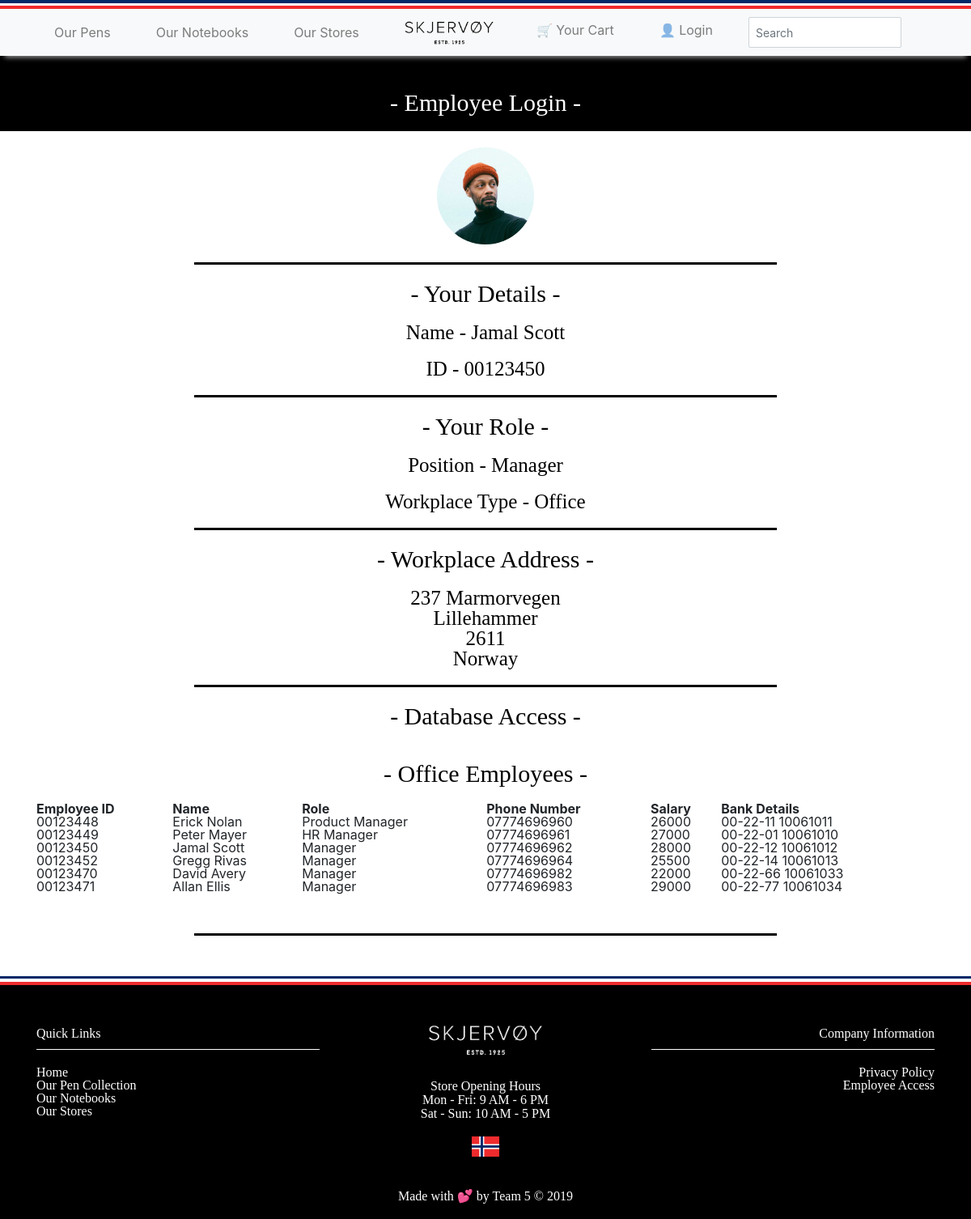
Page /manager-page.php (signed in) on the committed database.
### tables this page shows
CREATE TABLE `Employees` (
  `Employee ID`  char(8) NOT NULL, 
  Name           varchar(255) NOT NULL, 
  Email          char(64) NOT NULL, 
  Password       char(64) NOT NULL, 
  Phone          char(14) NOT NULL, 
  Salary         real NOT NULL, 
  Role           varchar(255) NOT NULL, 
  `Bank Details` varchar(255) NOT NULL, 
  Picture        varchar(255), 
  Building       char(8) NOT NULL, 
  PRIMARY KEY (`Employee ID`)
  );

CREATE TABLE `Buildings` (
  `Building ID`  char(8) NOT NULL, 
  Type           varchar(16) NOT NULL, 
  `Phone Number` char(14), 
  Manager        char(8) NOT NULL, 
  Address        char(16) NOT NULL, 
  Revenue        real, 
  PRIMARY KEY (`Building ID`));

CREATE TABLE Addresses (
  `Address ID`             char(16) NOT NULL, 
  `First Line of Address`  char(255) NOT NULL, 
  `Second Line of Address` char(255), 
  Postcode                 char(9) NOT NULL, 
  City                     varchar(255) NOT NULL, 
  Country                  varchar(255) NOT NULL, 
  PRIMARY KEY (`Address ID`)
  );

### web/manager-page.php (the view, shortened to what this page needs)
<!DOCTYPE html>
<html>
<head>
  <link rel="stylesheet" href="https://stackpath.bootstrapcdn.com/bootstrap/4.3.1/css/bootstrap.min.css">
  <link rel="stylesheet" type="text/css" href="style.css">
  <link rel="stylesheet" href="https://cdnjs.cloudflare.com/ajax/libs/font-awesome/4.7.0/css/font-awesome.min.css">
</head>
<body>
  <div class="rainbow_group">
    <div class="whitebar"></div>
    <div class="redbar"></div>
  </div>
  <nav class="navbar fixed-top navbar-expand-lg navbar-light bg-light">
    <div class="collapse navbar-collapse" id="navbarNav">
      <ul class="col-xs-4 navbar-nav mx-auto justify-content-center">
        <li class="nav-item"><a href="our-pens.php" class="nav-link">Our Pens</a></li>
        <li class="nav-item"><a href="our-notebooks.php" class="nav-link">Our Notebooks</a></li>
        <li class="nav-item"><a href="our-locations.php" class="nav-link">Our Stores</a></li>
      </ul>
    </div>
    <img class="col-xs-4 justify-content-center" src="resources/black_logo.png" alt="logo" height="10%" width="10%" data-toggle="null" data-target="null" onclick="window.location.href = 'index.php';">
    <div class="collapse navbar-collapse" id="navbarNav">
      <ul class="col-xs-4 navbar-nav mx-auto justify-content-center">
        <li class="nav-item"><a href="shopping-cart.php" class="nav-link">&#128722; Your Cart </a></li>
        <li class="nav-item"><a href="login.php" class="nav-link">&#x1F464; Login </a></li>
        <li>
          <form action="search.php" method="GET" class="form-inline">
            <input class="form-control form-control-sm ml-3 w-75" name="query" type="text" placeholder="Search" aria-label="Search">
          </form>
        </li>
      </ul>
    </div>
  </nav>
  <div class="black_box_desc_employee">
    <p class="center_box_heading_employee">
      <font face="javanese-text" ->- Employee Login -</font>
    </p>
  </div>
  <?php
  if (isset($_SESSION['varname2'])) {
    $id = $_SESSION['varname'];
    $role = $_SESSION['varname2'];
      ?> <script type="text/javascript">
      </script> <?php
                } else {
                  ?> <script type="text/javascript">
      window.location.href = "error.php";
    </script> <?php
              }
              $data = mysql_query("SELECT * FROM Employees WHERE `Employee ID` = \"$id\"") or die(mysql_error('No Records Found'));
              while ($info = mysql_fetch_array($data)) {
                $name = $info['Name'];
                $role = $info['Role'];
                $id = $info['Employee ID'];
                $building = $info['Building'];
                $picture = $info['Picture'];
              }
              $bldg = mysql_query("SELECT * FROM Buildings WHERE `Building Id` = \"$building\"") or die(mysql_error('No Records Found'));
              while ($info2 = mysql_fetch_array($bldg)) {
                $addressid = $info2['Address'];
                $type = $info2['Type'];
              }
              $address = mysql_query("SELECT * FROM Addresses WHERE `Address Id` = \"$addressid\"") or die(mysql_error('No Records Found'));
              while ($info3 = mysql_fetch_array($address)) {
                $firstline = $info3['First Line of Address'];
                $secondline = $info3['Second Line of Address'];
                $postcode = $info3['Postcode'];
                $city = $info3['City'];
                $country = $info3['Country'];
              }
              ?>
  <div class="avatar-box">
    <img class="avatar" src="<?php echo $picture ?>" alt="Avatar">
  </div>
  <div class="black_box_desc_div">
  </div>
  <div class="box_desc_employee">
    <p class="center_box_desc_employee">
      <font face="javanese-text" ->- Your Details -</font>
    </p>
    <p class="center_box_text_employee">Name - <?php echo $name; ?></p>
    <p class="center_box_text_employee">ID - <?php echo $id; ?> </p>
  </div>
  <div class="black_box_desc_div">
  </div>
  <div class="box_desc_employee">
    <p class="center_box_desc_employee">
      <font face="javanese-text" ->- Your Role -</font>
    </p>
    <p class="center_box_text_employee">Position - <?php echo $role; ?> </p>
    <p class="center_box_text_employee">Workplace Type - <?php echo $type; ?></p>
    <div class="black_box_desc_div">
    </div>
    <div class="box_desc_employee">
      <p class="center_box_desc_employee">
        <font face="javanese-text" ->- Workplace Address -</font>
      </p>
      <p class="center_box_text_employee">
        <?php echo $firstline; ?>
        <?php
        if ($secondline == "") { } else { ?> <br> <?php
                                                  echo $secondline;
                                                } ?><br>
        <?php echo $city; ?><br>
        <?php echo $postcode; ?><br>
        <?php echo $country; ?><br>
      </p>
    </div>
    <div class="black_box_desc_div">
    </div>
    <div class="box_desc_employee">
      <p class="center_box_desc_employee">
        <font face="javanese-text" ->- Database Access -</font>
      </p>
        <p class="center_box_desc_employee">
          <font face="javanese-text" ->- <?php echo $type ?> Employees -</font>
        </p>
        <div class="flex container">
        <table style="width:100%">
          <tr>
            <th>Employee ID</th>
            <th>Name</th>
            <th>Role</th>
            <th>Phone Number</th>
            <th>Salary</th>
            <th>Bank Details</th>
          </tr>
          <?php
          $empdata = mysql_query("SELECT * FROM Employees WHERE `Building` = \"$building\"") or die(mysql_error('No Records Found'));
          while ($emp = mysql_fetch_array($empdata)) {
            $empid = $emp['Employee ID'];
            $empname = $emp['Name'];
            $emprole = $emp['Role'];
            $empphone = $emp['Phone'];
            $empsalary = $emp['Salary'];
            $empbankdetails = $emp['Bank Details'];
            ?>
            <tr>
              <td><?php echo $empid; ?></td>
              <td><?php echo $empname; ?></td>
              <td><?php echo $emprole; ?></td>
              <td><?php echo $empphone; ?></td>
              <td><?php echo $empsalary; ?></td>
              <td><?php echo $empbankdetails; ?></td>
            </tr>
          <?php } ?>
        </table>
        </div>
    </div>
    <div class="black_box_desc_div" style ="margin-bottom:50px;margin-top:50px;">
    </div>
    <div class="bluebar"></div>
    <div class="whitebar"></div>
    <div class="redbar"></div>
  <footer id="footer" class="footer-1">
    <div class="main-footer widgets-dark typo-light">
      <div class="container">
        <div class="row justify-content-center">
          <div class="col text-left">
            <div class="widget">
              <h5 class="widget-title">
                <font face="javanese-text">Quick Links</font><span></span>
              </h5>
              <ul class="thumbnail-widget">
                <li>
                  <div class="thumb-content"><a href="index.php">Home</a></div>
                </li>
                <li>
                  <div class="thumb-content"><a href="our-pens.php">Our Pen Collection</a></div>
                </li>
                <li>
                  <div class="thumb-content"><a href="our-notebooks.php">Our Notebooks</a></div>
                </li>
                <li>
                  <div class="thumb-content"><a href="our-locations.php">Our Stores</a></div>
                </li>
              </ul>
            </div>
          </div>
          <div class="col text-center">
            <p><img class="logo" src="resources/Skjervoy@3x.png" alt="Skjervoy logo white" height="50%" width="50%"><br>
              <font face="kollektif">Store Opening Hours<br>
                Mon - Fri: 9 AM - 6 PM<br>
                Sat - Sun: 10 AM - 5 PM<br>
              </font>
            </p>
            <img class="flag" src="resources/flag.png" alt="norsk flag" height=auto width=auto>
            <p>
              <font face="kollektif">Made with &#128149 by Team 5 &copy <?php echo date("Y"); ?></font>
            </p>
          </div>
          <div class="col text-right">
            <div class="widget">
              <h5 class="widget-title">
                <font face="javanese-text">Company Information</font><span></span>
              </h5>
              <ul class="thumbnail-widget">
                <li>
                  <div class="thumb-content"><a href="error.php">Privacy Policy</a></div>
                </li>
                <li>
                  <div class="thumb-content"><a href="employee-access.php">Employee Access</a></div>
                </li>
              </ul>
            </div>
          </div>
        </div>
      </div>
    </div>
  </footer>
</body>
</html>

### web/style.css (style rules this page uses)
.bluebar { padding-top: 0.3%; margin: 0px; background-color: #002868; }
.redbar { padding-top: 0.3%; margin: 0px; background-color: #ef2b2d; }
.whitebar { padding-top: 0.3%; margin: 0px; background-color: #ffffff; }
.rainbow_group { position: -webkit-sticky; position: sticky; top: 0; z-index: 5; }
.box_desc_employee { margin: 0px; }
.center_box_desc_employee { text-align: center; font-size: 30px; color: black; padding-top: 20px; padding-bottom: 20px; }
.center_box_text_employee { text-align: center; font-size: 25px; color: black; padding-bottom: 20px; font-family: 'Kollektif'; }
.avatar { border-radius: 50%; height: 10%; width: 10%; }
.avatar-box { padding-top: 20px; padding-bottom: 20px; text-align: center; }
.navbar { margin-top: 0.9%; -webkit-box-shadow: 0 8px 6px -6px #999; -moz-box-shadow: 0 8px 6px -6px #999; box-shadow: 0 8px 6px -6px #999; z-index: 5; }
.logo { padding: 3%; }
.black_box_desc_div { margin-left: 20%; padding-top: 3px; width: 60%; background-color: #000000; }
.black_box_desc_employee { margin: 0px; padding-top: 100px; background-color: #000000; }
.center_box_heading_employee { text-align: center; font-size: 30px; color: white; padding-bottom: 20px; }
.flag { display: block; margin-left: auto; margin-right: auto; padding-top: 20px; padding-bottom: 40px; }
.nav-link { margin-right: 20px; margin-left: 20px; color: #000000; }
.form-control, .btn { min-height: 38px; border-radius: 2px; }
footer .main-footer { padding: 20px 0; background: #000000; }
footer ul { padding-left: 0; list-style: none; }
.widget { padding: 0px; margin-top: 30px; margin-bottom: 40px; font-family: 'Kollektif'; }
.widget li a { color: #ffffff; }
.widget-title { margin-bottom: 20px; }
.widget-title span { background: #ffffff none repeat scroll 0 0; display: block; height: 1.7px; margin-top: 10px; position: relative; width: 100%; }
.typo-light h1, .typo-light h2, .typo-light h3, .typo-light h4, .typo-light h5, .typo-light h6, .typo-light p, .typo-light div, .typo-light span, .typo-light small { color: #fff; }
html, body, div, span, applet, object, iframe, h1, h2, h3, h4, h5, h6, p, blockquote, pre, a, abbr, acronym, address, big, cite, code, del, dfn, em, img, ins, kbd, q, s, samp, small, strike, strong, sub, sup, tt, var, b, u, i, center, dl, dt, dd, ol, ul, li, fieldset, form, label, legend, table, caption, tbody, tfoot, thead, tr, th, td, article, aside, canvas, details, embed, figure, figcaption, footer, header, hgroup, menu, nav, output, ruby, section, summary, time, mark, audio, video { margin: 0; padding: 0; border: 0; font-size: 100%; vertical-align: baseline; }
article, aside, details, figcaption, figure, footer, header, hgroup, menu, nav, section { display: block; }
body { line-height: 1; overflow-x: hidden; }
ol, ul { list-style: none; }
table { border-collapse: collapse; border-spacing: 0; }

### rows in the picture
employees: Picture (picture), Name "Jamal Scott", Employee ID "00123450", Role "Manager", Phone "07774696962", Salary "28000", Bank Details "00-22-12 10061012"
buildings: Type "Office"
addresses: First Line of Address "237 Marmorvegen", City "Lillehammer", Postcode "2611", Country "Norway"
employees: Employee ID "00123448", Name "Erick Nolan", Role "Product Manager", Phone "07774696960", Salary "26000", Bank Details "00-22-11 10061011"
employees: Employee ID "00123449", Name "Peter Mayer", Role "HR Manager", Phone "07774696961", Salary "27000", Bank Details "00-22-01 10061010"
employees: Employee ID "00123452", Name "Gregg Rivas", Role "Manager", Phone "07774696964", Salary "25500", Bank Details "00-22-14 10061013"
employees: Employee ID "00123470", Name "David Avery", Role "Manager", Phone "07774696982", Salary "22000", Bank Details "00-22-66 10061033"
employees: Employee ID "00123471", Name "Allan Ellis", Role "Manager", Phone "07774696983", Salary "29000", Bank Details "00-22-77 10061034"
